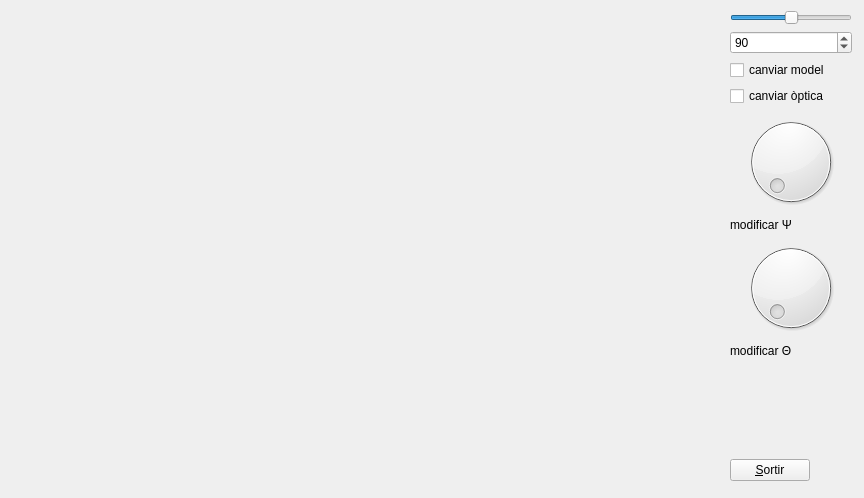
<?xml version="1.0" encoding="UTF-8"?>
<ui version="4.0">
 <class>MyForm</class>
 <widget class="QWidget" name="MyForm">
  <property name="geometry">
   <rect>
    <x>0</x>
    <y>0</y>
    <width>864</width>
    <height>498</height>
   </rect>
  </property>
  <property name="windowTitle">
   <string>Form</string>
  </property>
  <widget class="MyGLWidget" name="widget" native="true">
   <property name="geometry">
    <rect>
     <x>9</x>
     <y>9</y>
     <width>713</width>
     <height>480</height>
    </rect>
   </property>
   <property name="sizePolicy">
    <sizepolicy hsizetype="Expanding" vsizetype="Expanding">
     <horstretch>0</horstretch>
     <verstretch>0</verstretch>
    </sizepolicy>
   </property>
  </widget>
  <widget class="QWidget" name="layoutWidget">
   <property name="geometry">
    <rect>
     <x>730</x>
     <y>10</y>
     <width>122</width>
     <height>471</height>
    </rect>
   </property>
   <layout class="QVBoxLayout" name="verticalLayout">
    <item>
     <widget class="QSlider" name="horizontalSlider">
      <property name="minimum">
       <number>0</number>
      </property>
      <property name="maximum">
       <number>180</number>
      </property>
      <property name="sliderPosition">
       <number>90</number>
      </property>
      <property name="orientation">
       <enum>Qt::Horizontal</enum>
      </property>
     </widget>
    </item>
    <item>
     <widget class="QSpinBox" name="spinBox">
      <property name="maximum">
       <number>180</number>
      </property>
      <property name="value">
       <number>90</number>
      </property>
     </widget>
    </item>
    <item>
     <widget class="QCheckBox" name="checkBox">
      <property name="text">
       <string>canviar model</string>
      </property>
     </widget>
    </item>
    <item>
     <widget class="QCheckBox" name="checkBox_2">
      <property name="text">
       <string>canviar òptica</string>
      </property>
     </widget>
    </item>
    <item>
     <widget class="QDial" name="dial">
      <property name="maximum">
       <number>360</number>
      </property>
     </widget>
    </item>
    <item>
     <widget class="QLabel" name="label">
      <property name="text">
       <string>modificar Ψ </string>
      </property>
     </widget>
    </item>
    <item>
     <widget class="QDial" name="dial_2">
      <property name="maximum">
       <number>360</number>
      </property>
     </widget>
    </item>
    <item>
     <widget class="QLabel" name="label_2">
      <property name="text">
       <string>modificar Θ</string>
      </property>
     </widget>
    </item>
    <item>
     <spacer name="verticalSpacer">
      <property name="orientation">
       <enum>Qt::Vertical</enum>
      </property>
      <property name="sizeHint" stdset="0">
       <size>
        <width>20</width>
        <height>40</height>
       </size>
      </property>
     </spacer>
    </item>
    <item>
     <widget class="QPushButton" name="pushButton">
      <property name="sizePolicy">
       <sizepolicy hsizetype="Fixed" vsizetype="Fixed">
        <horstretch>0</horstretch>
        <verstretch>0</verstretch>
       </sizepolicy>
      </property>
      <property name="text">
       <string>&amp;Sortir</string>
      </property>
     </widget>
    </item>
   </layout>
  </widget>
 </widget>
 <customwidgets>
  <customwidget>
   <class>MyGLWidget</class>
   <extends>QWidget</extends>
   <header>MyGLWidget.h</header>
   <container>1</container>
   <slots>
    <signal>canviartheta(int)</signal>
    <signal>canviarpsi(int)</signal>
    <slot>canviarzoom(int)</slot>
    <slot>canviarmodel()</slot>
    <slot>canviaroptica()</slot>
    <slot>modificartheta(int)</slot>
    <slot>modificarpsi(int)</slot>
   </slots>
  </customwidget>
 </customwidgets>
 <resources/>
 <connections>
  <connection>
   <sender>pushButton</sender>
   <signal>clicked()</signal>
   <receiver>MyForm</receiver>
   <slot>close()</slot>
   <hints>
    <hint type="sourcelabel">
     <x>810</x>
     <y>479</y>
    </hint>
    <hint type="destinationlabel">
     <x>818</x>
     <y>497</y>
    </hint>
   </hints>
  </connection>
  <connection>
   <sender>horizontalSlider</sender>
   <signal>valueChanged(int)</signal>
   <receiver>spinBox</receiver>
   <slot>setValue(int)</slot>
   <hints>
    <hint type="sourcelabel">
     <x>766</x>
     <y>23</y>
    </hint>
    <hint type="destinationlabel">
     <x>763</x>
     <y>49</y>
    </hint>
   </hints>
  </connection>
  <connection>
   <sender>spinBox</sender>
   <signal>valueChanged(int)</signal>
   <receiver>horizontalSlider</receiver>
   <slot>setValue(int)</slot>
   <hints>
    <hint type="sourcelabel">
     <x>799</x>
     <y>33</y>
    </hint>
    <hint type="destinationlabel">
     <x>799</x>
     <y>15</y>
    </hint>
   </hints>
  </connection>
  <connection>
   <sender>horizontalSlider</sender>
   <signal>valueChanged(int)</signal>
   <receiver>widget</receiver>
   <slot>canviarzoom(int)</slot>
   <hints>
    <hint type="sourcelabel">
     <x>735</x>
     <y>23</y>
    </hint>
    <hint type="destinationlabel">
     <x>703</x>
     <y>161</y>
    </hint>
   </hints>
  </connection>
  <connection>
   <sender>checkBox</sender>
   <signal>released()</signal>
   <receiver>widget</receiver>
   <slot>canviarmodel()</slot>
   <hints>
    <hint type="sourcelabel">
     <x>837</x>
     <y>74</y>
    </hint>
    <hint type="destinationlabel">
     <x>719</x>
     <y>201</y>
    </hint>
   </hints>
  </connection>
  <connection>
   <sender>checkBox_2</sender>
   <signal>released()</signal>
   <receiver>widget</receiver>
   <slot>canviaroptica()</slot>
   <hints>
    <hint type="sourcelabel">
     <x>826</x>
     <y>112</y>
    </hint>
    <hint type="destinationlabel">
     <x>721</x>
     <y>246</y>
    </hint>
   </hints>
  </connection>
  <connection>
   <sender>dial</sender>
   <signal>valueChanged(int)</signal>
   <receiver>widget</receiver>
   <slot>modificartheta(int)</slot>
   <hints>
    <hint type="sourcelabel">
     <x>774</x>
     <y>183</y>
    </hint>
    <hint type="destinationlabel">
     <x>715</x>
     <y>185</y>
    </hint>
   </hints>
  </connection>
  <connection>
   <sender>dial_2</sender>
   <signal>valueChanged(int)</signal>
   <receiver>widget</receiver>
   <slot>modificarpsi(int)</slot>
   <hints>
    <hint type="sourcelabel">
     <x>792</x>
     <y>296</y>
    </hint>
    <hint type="destinationlabel">
     <x>708</x>
     <y>302</y>
    </hint>
   </hints>
  </connection>
  <connection>
   <sender>widget</sender>
   <signal>canviartheta(int)</signal>
   <receiver>dial</receiver>
   <slot>setValue(int)</slot>
   <hints>
    <hint type="sourcelabel">
     <x>499</x>
     <y>241</y>
    </hint>
    <hint type="destinationlabel">
     <x>787</x>
     <y>186</y>
    </hint>
   </hints>
  </connection>
  <connection>
   <sender>widget</sender>
   <signal>canviarpsi(int)</signal>
   <receiver>dial_2</receiver>
   <slot>setValue(int)</slot>
   <hints>
    <hint type="sourcelabel">
     <x>567</x>
     <y>325</y>
    </hint>
    <hint type="destinationlabel">
     <x>788</x>
     <y>339</y>
    </hint>
   </hints>
  </connection>
 </connections>
 <slots>
  <slot>canviarzoom(int)</slot>
 </slots>
</ui>
